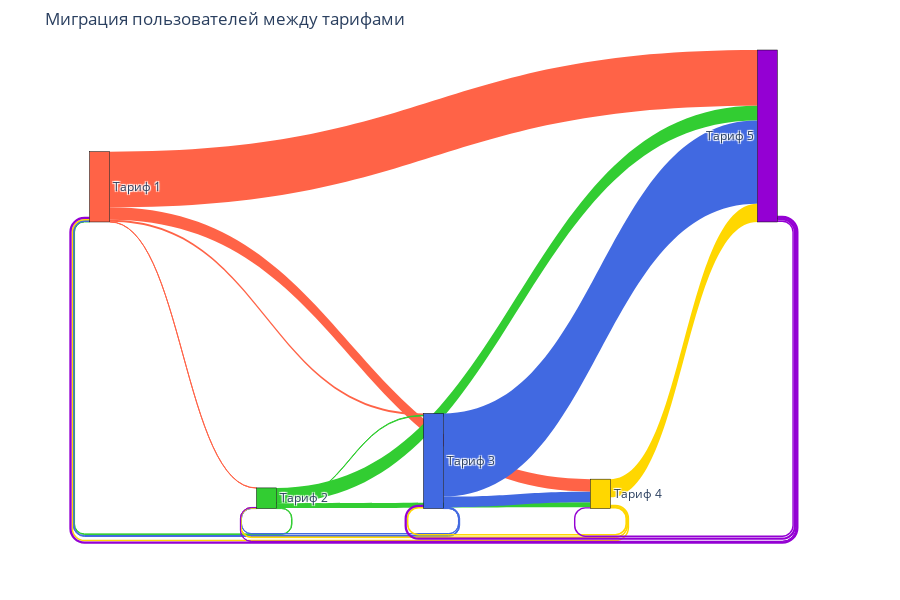

The cell this chart's notebook holds for it:
### Code cell
import plotly.graph_objects as go

#1. Получаем все уникальные тарифы из данных
all_tariffs = sorted(list(set(tariffs_filtered['Start_Tariff_ID']).union(
                     set(tariffs_filtered['Finish_Tariff_ID']))))

# 2. Создаем labels и маппинг тарифов на индексы
labels = [f"Тариф {t}" for t in all_tariffs]
tariff_to_index = {tariff: idx for idx, tariff in enumerate(all_tariffs)}

# 3. Создаем диаграмму Санкей
fig = go.Figure(go.Sankey(
    node=dict(
        pad=15,
        thickness=20,
        line=dict(color="black", width=0.5),
        label=labels,
        color=[tariff_colors.get(t, "rgba(150, 150, 150, 0.8") for t in all_tariffs]  # Цвета узлов
    ),
    link=dict(
        source=tariffs_filtered['Start_Tariff_ID'].map(tariff_to_index),
        target=tariffs_filtered['Finish_Tariff_ID'].map(tariff_to_index),
        value=tariffs_filtered['id_count'],
        color=[tariff_colors.get(src, "rgba(150, 150, 150, 0.4)") 
               for src in tariffs_filtered['Start_Tariff_ID']],  # Цвета связей
        hoverinfo='all',
        hovertemplate='%{source.label} → %{target.label}<br>Количество: %{value}<extra></extra>'
    )
))

fig.update_layout(
    title_text="Миграция пользователей между тарифами",
    font_size=12,
    height=600,
    margin=dict(l=50, r=50, b=50, t=50)
)

fig.show()

### Figure 1 — Plotly figure (JSON) as saved in the notebook; plotly's stock layout.template omitted (floating-point values rounded to 4 significant figures)
{"data": [{"link": {"color": ["#ff6347", "#ff6347", "#ff6347", "#ff6347", "#32cd32", "#32cd32", "#32cd32", "#32cd32", "#4169e1", "#4169e1", "#4169e1", "#4169e1", "#ffd700", "#ffd700", "#ffd700", "#ffd700", "#9400d3", "#9400d3", "#9400d3", "#9400d3"], "hoverinfo": "all", "hovertemplate": "%{source.label} → %{target.label}<br>Количество: %{value}<extra></extra>", "source": [0, 0, 0, 0, 1, 1, 1, 1, 2, 2, 2, 2, 3, 3, 3, 3, 4, 4, 4, 4], "target": [1, 2, 3, 4, 0, 2, 3, 4, 0, 1, 3, 4, 0, 1, 2, 4, 0, 1, 2, 3], "value": [6, 54, 354, 1579, 15, 15, 136, 420, 26, 9, 304, 2359, 41, 19, 46, 516, 66, 4, 64, 40]}, "node": {"color": ["#ff6347", "#32cd32", "#4169e1", "#ffd700", "#9400d3"], "label": ["Тариф 1", "Тариф 2", "Тариф 3", "Тариф 4", "Тариф 5"], "line": {"color": "black", "width": 0.5}, "pad": 15, "thickness": 20}, "type": "sankey"}], "layout": {"font": {"size": 12}, "height": 600, "margin": {"b": 50, "l": 50, "r": 50, "t": 50}, "title": {"text": "Миграция пользователей между тарифами"}}}
